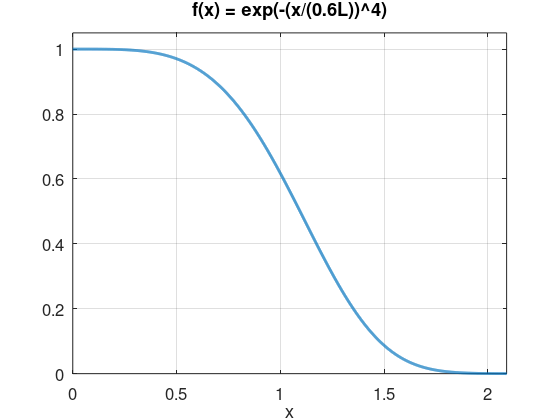
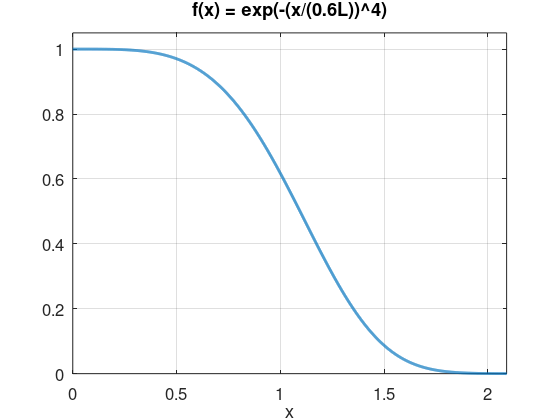
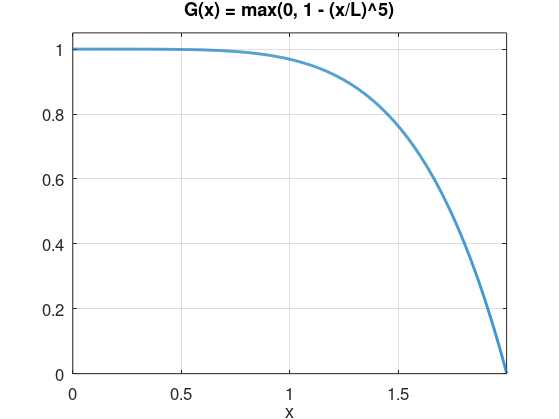
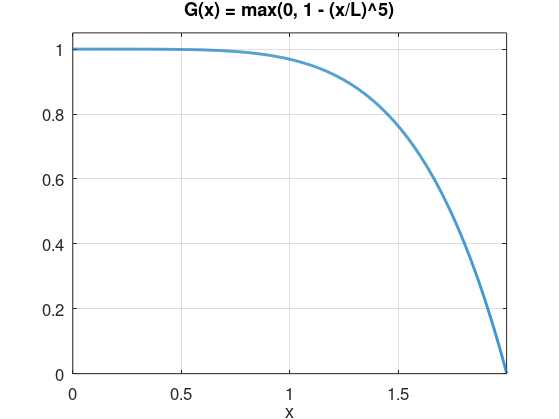

Recreate these plots in MATLAB, in order.
%--------------------------------------------------------------------------
% File: filters_plot.m
%
% Goal:
%   Plot and visualize the three filter functions used in the paper
%   (exponential, polynomial, and tanh-based filters), and automatically
%   save the figures in EPS and PDF formats.
%
% Use:
%   Run this script directly to generate the filter plots.
%   The parameter L can be adjusted to change the filter scale.
%
% Inputs:
%   None (all parameters are set inside the script).
%
% Outputs:
%   - EPS and PDF figures saved in the folder specified by `outdir`.
%   - One figure per filter:
%       * f_exp.eps / f_exp.pdf
%       * G_poly.eps / G_poly.pdf
%       * F_tanh.eps / F_tanh.pdf
%
% Recalls:
%   None 
%
% Authors:
%   Iulia Martina Bulai,
%   Isidoros Iakovidis,
%   Tim Steger
%
% Date last modified:
%   13-12-2025
%%-------------------------------------------------------------------------

clear;
clc;

L = 2;                               % set your L
x = linspace(0, 1.5*L, 4000);        % wide enough domain

% Functions
y_f = exp(- (x./(0.6*L)).^4);
y_G = max(0, 1 - (x./L).^5);
y_F = 0.5 * (1 - tanh((x - L)./0.4));

% Where to save
outdir = 'G:\.shortcut-targets-by-id\1fhidSzHlhR0M4Z2b4M-Q-llfyvf71Agj\Isidoros Iakovidis\Paper Graph Spectrum Dimension\Codes\results';
if ~exist(outdir, 'dir'); mkdir(outdir); end

names  = {'f_exp','G_poly','F_tanh'};   % distinct filenames
titles = { ...
    'f(x) = exp(-(x/(0.6L))^4)', ...
    'G(x) = max(0, 1 - (x/L)^5)', ...
    'F(x) = 0.5(1 - tanh((x - L)/0.4))' ...
    };

ys = {y_f, y_G, y_F};

for i = 1:3
    y = ys{i};
    idx_last = find(y > 1e-4, 1, 'last');
    if isempty(idx_last), idx_last = numel(y); end
    xx = x(1:idx_last);
    yy = y(1:idx_last);

    figure('Color','w');
    plot(xx, yy, 'LineWidth', 2);
    grid on; box on;
    xlabel('x');
    title(titles{i}, 'Interpreter','none');
    ylim([0 1.05]);
    xlim([0 max(xx)]);
    set(gca,'FontSize',12);
    set(gcf,'PaperPositionMode','auto');
    drawnow;

    base = fullfile(outdir, names{i});
    print(gcf, [base '.eps'], '-depsc', '-painters');
    print(gcf, [base '.pdf'], '-dpdf',  '-painters');
end

